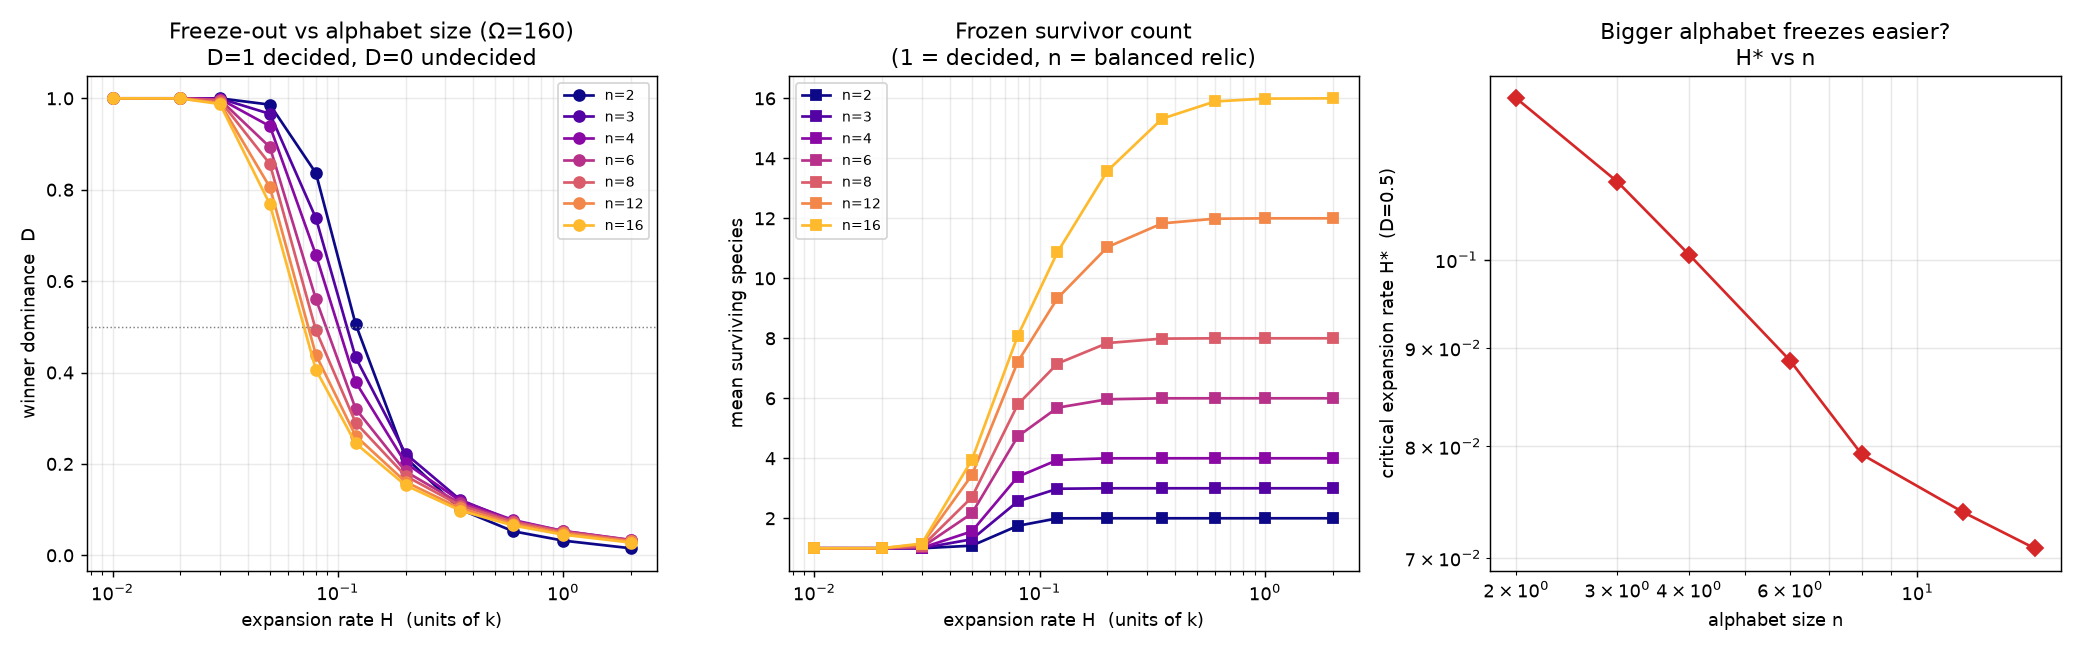

Python code for this plot:
"""Does a bigger alphabet freeze more easily? (n-winner freeze-out)

Run n-winner Approximate Majority from a balanced start (all n committed species
equal, B=0) in an exponentially expanding volume, sweeping the expansion rate H
for several alphabet sizes n. Ties two threads together: the discovery sweep
showed consensus *time* grows with n, so we expect a bigger alphabet to freeze at
a *lower* critical H (longer to decide -> easier to freeze half-made).

Order parameter (winner dominance, normalized so it is comparable across n):

    D = (max_i x_i - 1/n) / (1 - 1/n),   x_i = committed fraction of species i

    D = 1  -> one species won (decided);  D = 0  -> all equal (frozen undecided).

Also reports the mean number of surviving committed species vs H.

    python -m experiments.expansion_radix            # default sweep + figure
    python -m experiments.expansion_radix --quick
"""

from __future__ import annotations

import argparse
import os

import numpy as np

from crnl.networks import n_winner
from crnl.vectorized import compile_network
from crnl.expanding import gillespie_expanding
from crnl.stochastic import seed_for


def run_point(n: int, omega: int, hubble: float, trials: int, base_seed: int) -> dict:
    net = n_winner(n)
    names = list(net.species)
    comp = compile_network(net, omega)
    # balanced start: committed as equal as integers allow, blank = 0
    base = omega // n
    counts = np.full(n, base, dtype=np.int64)
    counts[: omega - base * n] += 1        # spread the remainder (fixed, small bias ~n/omega)
    n0 = np.concatenate([counts, [0]])

    D = np.empty(trials)
    survivors = np.empty(trials)
    resolved = 0
    key = int(round(hubble * 1000))
    for t in range(trials):
        r = gillespie_expanding(comp, n0, seed_for(omega, t, base=base_seed + key),
                                hubble=hubble, species=names)
        committed = r.n_final[:-1]
        tot = int(committed.sum())
        s = int((committed > 0).sum())
        survivors[t] = s
        if tot == 0:
            D[t] = 0.0                      # all-blank: fully undecided
        else:
            maxfrac = committed.max() / tot
            D[t] = (maxfrac - 1.0 / n) / (1.0 - 1.0 / n)
        resolved += (s == 1)
    return {
        "n": n, "omega": int(omega), "hubble": float(hubble), "trials": trials,
        "D": float(D.mean()), "survivors": float(survivors.mean()),
        "p_resolved": resolved / trials,
    }


def _worker(args):
    return run_point(*args)


def run_sweep(ns, omega, hubbles, trials, base_seed, jobs):
    tasks = [(int(n), int(omega), float(h), trials, base_seed)
             for n in ns for h in hubbles]
    if jobs and jobs > 1:
        import multiprocessing as mp
        with mp.Pool(jobs) as pool:
            res = pool.map(_worker, tasks)
    else:
        res = [_worker(t) for t in tasks]
    by_n = {}
    for r in res:
        by_n.setdefault(r["n"], []).append(r)
    for n in by_n:
        by_n[n].sort(key=lambda r: r["hubble"])
    return by_n


def critical_h(rows, level=0.5):
    """H at which the order parameter D crosses `level` (linear interp in log H)."""
    H = np.array([r["hubble"] for r in rows])
    D = np.array([r["D"] for r in rows])
    for i in range(len(H) - 1):
        if D[i] >= level >= D[i + 1]:
            f = (D[i] - level) / (D[i] - D[i + 1]) if D[i] != D[i + 1] else 0.0
            return float(np.exp(np.log(H[i]) + f * (np.log(H[i + 1]) - np.log(H[i]))))
    return float("nan")


def make_figure(by_n, omega, out_path):
    import matplotlib
    matplotlib.use("Agg")
    import matplotlib.pyplot as plt

    fig, axes = plt.subplots(1, 3, figsize=(16, 5))
    ns = sorted(by_n)
    colors = plt.cm.plasma(np.linspace(0, 0.85, len(ns)))

    ax = axes[0]
    for c, n in zip(colors, ns):
        rows = by_n[n]
        ax.semilogx([r["hubble"] for r in rows], [r["D"] for r in rows],
                    "o-", color=c, label=f"n={n}")
    ax.axhline(0.5, color="grey", lw=0.8, ls=":")
    ax.set_xlabel("expansion rate H  (units of k)")
    ax.set_ylabel("winner dominance  D")
    ax.set_title(f"Freeze-out vs alphabet size (Ω={omega})\nD=1 decided, D=0 undecided")
    ax.legend(fontsize=8)
    ax.grid(True, which="both", alpha=0.25)

    ax = axes[1]
    for c, n in zip(colors, ns):
        rows = by_n[n]
        ax.semilogx([r["hubble"] for r in rows], [r["survivors"] for r in rows],
                    "s-", color=c, label=f"n={n}")
    ax.set_xlabel("expansion rate H  (units of k)")
    ax.set_ylabel("mean surviving species")
    ax.set_title("Frozen survivor count\n(1 = decided, n = balanced relic)")
    ax.legend(fontsize=8)
    ax.grid(True, which="both", alpha=0.25)

    # critical H vs n
    ax = axes[2]
    hstar = [critical_h(by_n[n]) for n in ns]
    ax.loglog(ns, hstar, "D-", color="#d62728")
    ax.set_xlabel("alphabet size n")
    ax.set_ylabel("critical expansion rate H*  (D=0.5)")
    ax.set_title("Bigger alphabet freezes easier?\nH* vs n")
    ax.grid(True, which="both", alpha=0.3)

    fig.tight_layout()
    fig.savefig(out_path, dpi=130)
    print(f"wrote figure -> {out_path}")


def main():
    p = argparse.ArgumentParser(description=__doc__)
    p.add_argument("--ns", type=int, nargs="+", default=[2, 3, 4, 6, 8, 12, 16])
    p.add_argument("--omega", type=int, default=160)
    p.add_argument("--hubbles", type=float, nargs="+", default=None)
    p.add_argument("--trials", type=int, default=3000)
    p.add_argument("--jobs", type=int, default=max(1, (os.cpu_count() or 2) - 1))
    p.add_argument("--seed", type=int, default=0)
    p.add_argument("--quick", action="store_true")
    p.add_argument("--out", default=os.path.join(
        os.path.dirname(__file__), "expansion_radix.png"))
    args = p.parse_args()

    if args.hubbles is None:
        args.hubbles = [0.01, 0.02, 0.03, 0.05, 0.08, 0.12, 0.2, 0.35, 0.6, 1.0, 2.0]
    if args.quick:
        args.ns = [2, 4, 8, 16]
        args.hubbles = [0.01, 0.03, 0.06, 0.1, 0.2, 0.4, 1.0]
        args.trials = 1200

    print(f"n-winner freeze-out  (Ω={args.omega}, trials={args.trials}, jobs={args.jobs})")
    by_n = run_sweep(args.ns, args.omega, args.hubbles, args.trials, args.seed, args.jobs)
    for n in sorted(by_n):
        hs = critical_h(by_n[n])
        print(f"-- n={n:>2}  H*(D=0.5)={hs:.3f} --")
        for r in by_n[n]:
            print(f"     H={r['hubble']:6.3f}  D={r['D']:.3f}  "
                  f"survivors={r['survivors']:.2f}  P(resolved)={r['p_resolved']:.3f}")
    make_figure(by_n, args.omega, args.out)


if __name__ == "__main__":
    main()
